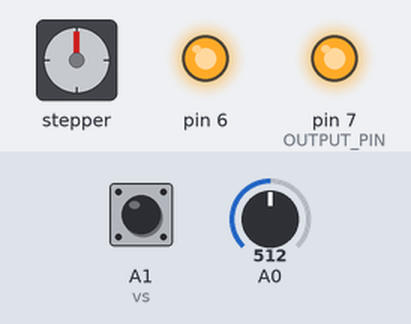
This sketch was run on a simulated Arduino Uno, built with avr-gcc and run on an emulated ATmega328P. Shown: stepper motor, output pins drawn as LEDs (lit = HIGH). The inputs (shaded band) are chosen by the test bench; at power-on: A0 = 512, A1 (vs) LOW. Stepper angles assume 2038 steps per turn.

Above: at 1.2 s.
1.3 s: A0 set to 81
3.6 s: A0 set to 69
At 4.5 s:
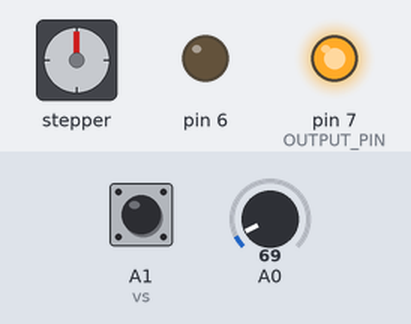
5.1 s: A0 set to 122
At 6.4 s:
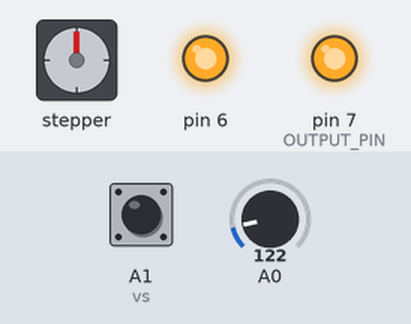
7.5 s: A0 set to 0
At 9.4 s:
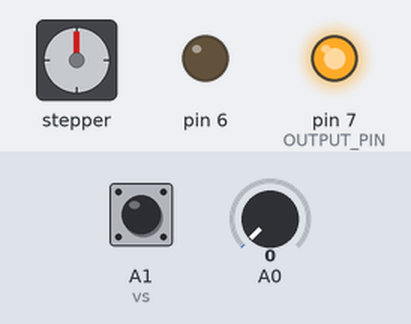
9.9 s: A1 (vs) pulsed HIGH 2 times (0.12 s each, 0.3 s apart)
At 11.5 s:
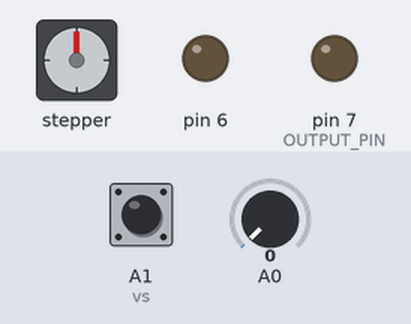
Timing chart, 0 to 26.4 s (numbered marks = the images above; inputs shaded):
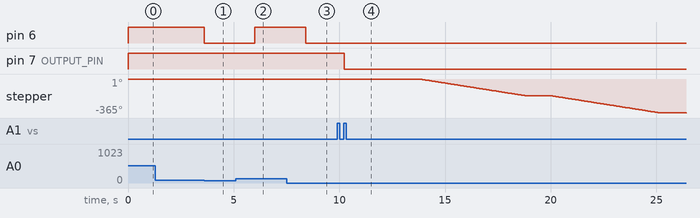

Measured:
- the behaviour switches between 73 and 72 on A0 (found by bisection; images 0 and 1)
- after the input at 1.3 s, every drawn part: stays the same
- after the input at 3.6 s, pin 6: HIGH → LOW at once
- after the input at 5.1 s, pin 6: LOW → HIGH after 0.90 s
- after the input at 7.5 s, pin 6: HIGH → LOW after 0.90 s
- after the input at 9.9 s, pin 7 (OUTPUT_PIN): HIGH → LOW after 0.32 s

The sketch:

Clubfoot_Brace_Final_Code.ino
```cpp
#include <Stepper.h>// Arduino stepper motor library was included for  Controlling  28BYJ-48 Stepper Motor with ULN2003 Driver & Arduino//

const int stepsPerRevolution = 2038;// Defines the number of steps per rotation//

Stepper myStepper = Stepper(stepsPerRevolution, 10, 9, 11, 8);
const int OUTPUT_PIN = 7;    //  this is the digital  pin that is connected to the resetpin, when this digital pin reads low it resets the adruino and code begins from start again//
int FSR;// Force sensitive resistors will give an analogue reading(to A0 pin which will be read using analogueRead Function) and that analogue pin reading will be subtracted from 1023 and  kept in the variable FSR.//
int vs=A1;   //vibration sensors reading will go to analogue pin A1 and will be stored in the variable vs  //


void setup()
{
  Serial.begin(9600);// to begin the serial communication b/w the laptop and Arduino Board and 9600 is the baud rate .
  pinMode(6,OUTPUT);

 pinMode(vs, INPUT);
   digitalWrite(OUTPUT_PIN, HIGH);
  pinMode(OUTPUT_PIN, OUTPUT);

}
long vibration(){
  long measurement=pulseIn (vs, HIGH);  //wait for the pin to get HIGH and returns measurement for how long the vibration existed or motion was detected in milliseconds of HIGH detected
  return measurement;                   // this is basically the user defined function for measuring the vibrations that the vibration sensor detects
}

void loop()
{
static bool lmfao = true  ;//this lmfao variable is of bool so its a 1 or 0 so we dont turn the leg in the same directions multiple times as every time we do an operation we change the bool value and also keep a check that whether the updated value satisfies the if condition to start a specefic task or not //


  FSR = 1023-analogRead(A0);//FSR VARIABLE is zero when no force exists i.e analogue read is 1023 and as force is applied FSR value increases from zero and analogue read decreases from 1023//

if (FSR>950)
{digitalWrite(6,LOW);//if force is above  a certain threshhold(here set as 950)  then the RED LED doesnt glow and we have low reading   , these FSR on the foot ensures that the babies feet is properly aligned//
}// low reading on pin 6 ensures that red leD DOESNT GLOW AND THERE IS NO DANGER AS THE BABIES FEET IS PROPERLY ALIGNED AND THE FSR CAN DETECT THE BABIES FEET    //

else
{
digitalWrite(6,HIGH);//BABIES FEET IS NOT DETECTED AS THE FORCE SENSED IS BELOW A CERTAIN THRESHHOLD HENCE RED LIGHT IS GLOWN TO INDICATE DANGER OF IMPROPER ALIGNMENT //

}

long measurement= vibration();//if the measurement by vibration sensors is above a certain threshhold , we reset the arduino so timer again begins from 0 to detect the inactivity of the baby for continous period to detect that it has slept//
delay(200);
if ((measurement>170)&&(millis()<13000))
{
  digitalWrite(OUTPUT_PIN, LOW);//low signal on the reset pin ,resets the arduino and code starts from the beginning again//


}
if ((millis()>13000) && (lmfao==true ))//once the inactivity is detected for sufficiently long the worm starts to rotate//
{
  digitalWrite(6,LOW);//stopping the led so to save 20mA and use it for the motor while its turning as motor needs a 240mA of current//


for(int x=1;x<=10;x++)
{myStepper.setSpeed(6);//speed is 6rpm//
  myStepper.step(-1019);//at 6rpm speed it travels 1019 steps or 1/2 revolution of the worm//
  long measurement=vibration();
  delay(200);
  if  (measurement>170)//after every half rotation it stops and checks for vibration and if vibration is detected then that means baby has woken up so it reverses and brings back to relaxed position //
  //this lets the baby to go back to sleep as it got woken up in the middle of the rotation process , so it relaxes the abduction angle and again waits for baby to sleep so it can start rotating again.//
  {

  myStepper.setSpeed(6);
  myStepper.step(x*1019);
  digitalWrite(OUTPUT_PIN, LOW);//resets the code again to start from the start //
  }


}
lmfao = false ;//once the angle is achieved lmfao(bool variable) gets set at false and if baby wakes up now lmfao will be checked and then rotation backwards will start to the normal position//
}
if (((millis()>13000)&&(measurement>1500))&&(lmfao==false))//if time is higher than 13 sec , measurement is also detected in the vibration sensor and the brace is abducted at the desired angle by this time//
//the brace is at the desired angle by now as lmfao is false hence now the baby has woken up in the middle of night so we again bring the brace to relaxed position so that the baby can sleep comfortably//
{ lmfao = true ;//wasnt really needed as we are resetting the arduino anyway//

 digitalWrite(6,LOW);//shut down the led to save 20mA electricity//


myStepper.setSpeed(6);
  myStepper.step(+10190);//reverse the 6 rotations of the worm that were done to bring it to an abducted position of 69.2 degree here//


 digitalWrite(OUTPUT_PIN, LOW);// reset the arduino //
}
}
```
